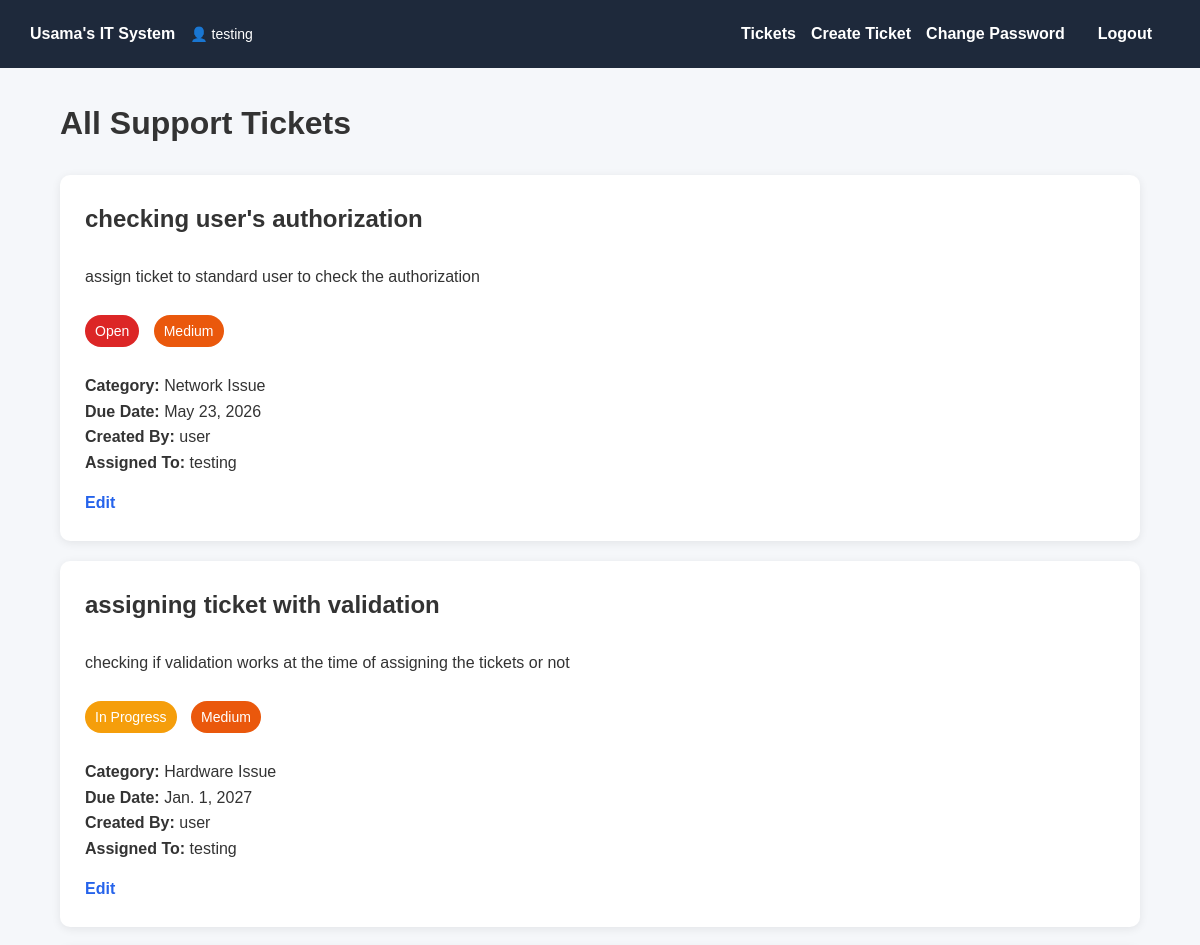
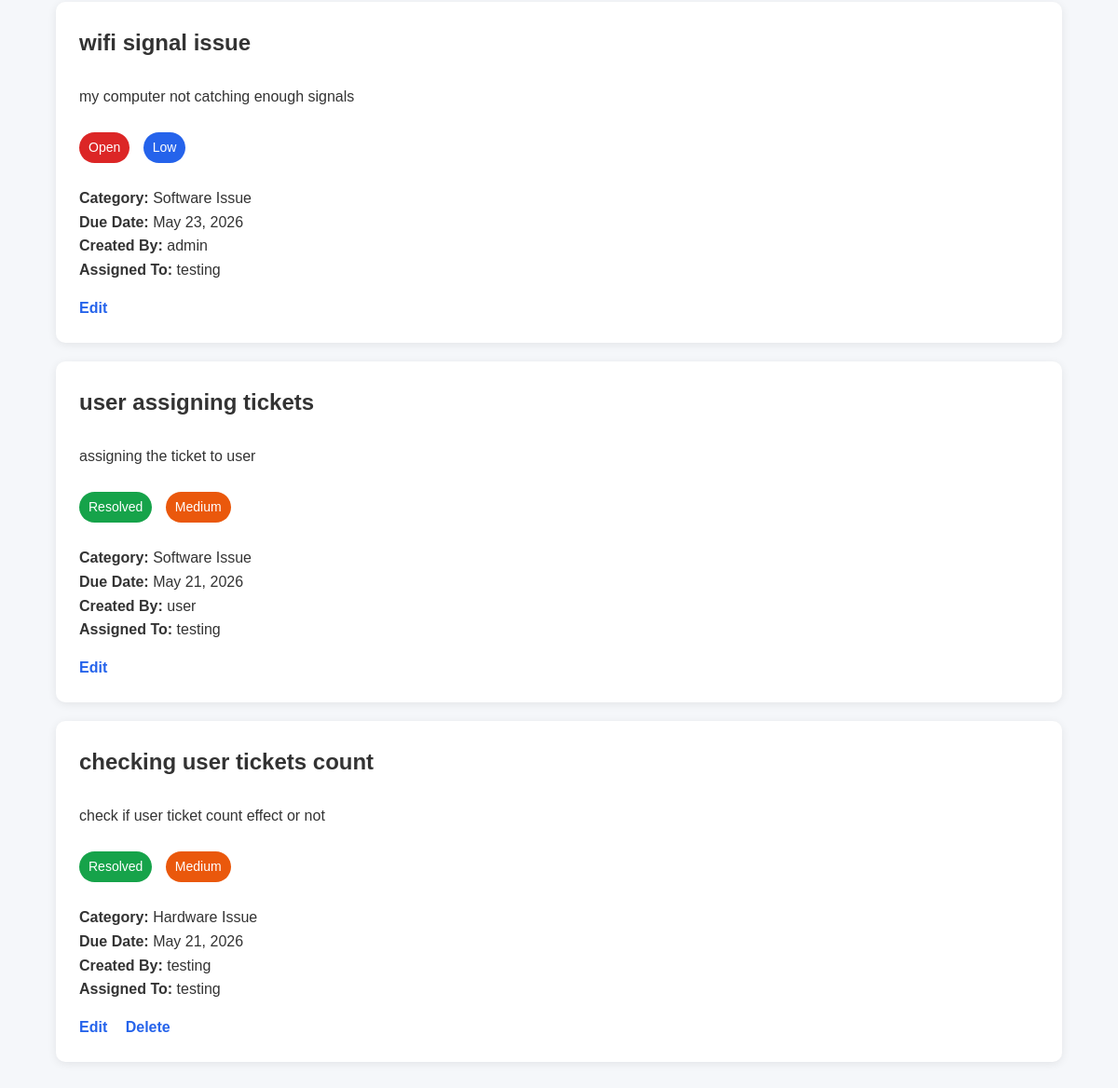
The page /tickets/ (signed in) on the database its author committed (2 pictures, top to bottom).
### ITSystem/models.py (models this page shows, shortened)
class Ticket(models.Model):
    PRIORITY_CHOICES = [
        ('Low', 'Low'),
        ('Medium', 'Medium'),
        ('High', 'High'),
    ]
    STATUS_CHOICES = [
        ('Open', 'Open'),
        ('In Progress', 'In Progress'),
        ('Resolved', 'Resolved'),
    ]
    title = models.CharField(max_length=200)
    description = models.TextField()
    due_date = models.DateField()
    priority = models.CharField(
        max_length=20,
        choices=PRIORITY_CHOICES
    )
    status = models.CharField(
        max_length=20,
        choices=STATUS_CHOICES
    )
    category = models.ForeignKey(
        Category,
        on_delete=models.CASCADE
    )
    created_by = models.ForeignKey(
        User,
        on_delete=models.CASCADE,
        related_name='created_tickets'
    )
    assigned_to = models.ForeignKey(
        User,
        on_delete=models.SET_NULL,
        null=True,
        blank=True,
        related_name='assigned_tickets'
    )
    created_at = models.DateTimeField(
        auto_now_add=True
    )

class Category(models.Model):
    name = models.CharField(max_length=100)
    def __str__(self):
        return self.name

### ITSystem/views.py (the view)
# urls.py: path('tickets/', views.ticket_list, name='ticket_list'),
@login_required
def ticket_list(request):
    if request.user.is_superuser:
        tickets = Ticket.objects.all()
    else:
        tickets = (
            Ticket.objects.filter(
                created_by=request.user
            )
            |
            Ticket.objects.filter(
                assigned_to=request.user
            )
        ).distinct()
    priority_order = {
        'High': 1,
        'Medium': 2,
        'Low': 3
    }
    tickets = sorted(
        tickets,
        key=lambda ticket: (
            ticket.status == 'Resolved',
            priority_order.get(ticket.priority, 99),
            ticket.status == 'In Progress',
            -ticket.id
        )
    )
    return render(
        request,
        'tasks/ticket_list.html',
        {
            'tickets': tickets
        }
    )

### ITSystem/templates/tasks/ticket_list.html (shortened to what this page needs)
{% extends 'base.html' %}
{% block content %}
<h1>All Support Tickets</h1>
<br>
{% if tickets %}
    {% for ticket in tickets %}
        <div class="card">
            <h2>{{ ticket.title }}</h2>
            <br>
            <p>{{ ticket.description }}</p>
            <br>
            <span class="badge
                {% if ticket.status == 'Open' %}
                    open
                {% elif ticket.status == 'In Progress' %}
                    progress
                {% else %}
                    resolved
                {% endif %}
            ">
                {{ ticket.status }}
            </span>
            <span class="badge
                {% if ticket.priority == 'Low' %}
                    low
                {% elif ticket.priority == 'Medium' %}
                    medium
                {% else %}
                    high
                {% endif %}
            ">
                {{ ticket.priority }}
            </span>
            <br><br>
            <p>
                <strong>Category:</strong>
                {{ ticket.category }}
            </p>
            <p>
                <strong>Due Date:</strong>
                {{ ticket.due_date }}
            </p>
            <p>
                <strong>Created By:</strong>
                {{ ticket.created_by }}
            </p>
            {% if ticket.assigned_to %}
                <p>
                    <strong>Assigned To:</strong>
                    {{ ticket.assigned_to }}
                </p>
            {% endif %}
            <div class="ticket-actions">
                {% if request.user.is_superuser or request.user == ticket.created_by or request.user == ticket.assigned_to %}
                    <a href="/tickets/update/{{ ticket.id }}/">
                        Edit
                    </a>
                {% endif %}
                {% if request.user.is_superuser or request.user == ticket.created_by %}
                    <a href="/tickets/delete/{{ ticket.id }}/">
                        Delete
                    </a>
                {% endif %}
            </div>
        </div>
    {% endfor %}
{% endif %}
{% endblock %}

### ITSystem/templates/base.html (shortened to what this page needs)
{% load static %}
<!DOCTYPE html>
<html lang="en">
<head>
    <link rel="stylesheet" href="{% static 'css/style.css' %}">
</head>
<body>
    <nav class="navbar">
        <div class="nav-left">
            <a href="/dashboard/">
                Usama's IT System
            </a>
            {% if user.is_authenticated %}
                <span class="user-display">
                    👤 {{ user.username }}
                </span>
            {% endif %}
        </div>
        <div class="nav-right">
            {% if user.is_authenticated %}
                <a href="/tickets/">
                    Tickets
                </a>
                <a href="/tickets/create/">
                    Create Ticket
                </a>
                <a href="/accounts/password_change/">
                    Change Password
                </a>
                <form action="/accounts/logout/" method="POST">
                    <button type="submit">
                        Logout
                    </button>
                </form>
            {% endif %}
        </div>
    </nav>
    <div class="container">
        {% block content %}
        {% endblock %}
    </div>
</body>
</html>

### ITSystem/static/css/style.css (style rules this page uses)
* { margin:0; padding:0; box-sizing:border-box; }
body { font-family:Arial, sans-serif; background:#f5f7fa; color:#333; line-height:1.6; }
.navbar { display: flex; justify-content: space-between; align-items: center; background-color: #1e293b; padding: 15px 30px; }
.nav-left { display: flex; align-items: center; gap: 15px; }
.nav-right { display: flex; align-items: center; gap: 15px; }
.navbar a { color: white; text-decoration: none; font-weight: bold; }
.user-display { color: white; font-size: 14px; }
.navbar form { margin: 0; }
.navbar button { background: none; border: none; color: white; cursor: pointer; font-weight: bold; font-size: 16px; }
.container { width:90%; max-width:1100px; margin:30px auto; }
.card { background:white; padding:25px; margin-bottom:20px; border-radius:10px; box-shadow:0 2px 10px rgba(0,0,0,0.08); transition:0.3s; }
button { background:#1e293b; color:white; border:none; padding:10px 18px; border-radius:5px; cursor:pointer; font-size:15px; }
.ticket-actions { margin-top:15px; }
.ticket-actions a { text-decoration:none; margin-right:15px; font-weight:bold; color:#2563eb; }
.badge { display:inline-block; padding:5px 10px; border-radius:20px; color:white; font-size:14px; margin-right:10px; }
.open { background:#dc2626; }
.progress { background:#f59e0b; }
.resolved { background:#16a34a; }
.low { background:#2563eb; }
.medium { background:#ea580c; }

### rows shown on the page
Ticket: title "checking user's authorization", description "assign ticket to standard user to check the authorization", status "Open", priority "Medium", category "Network Issue", due_date "May 23, 2026", created_by "user", assigned_to "testing"
Ticket: title "assigning ticket with validation", description "checking if validation works at the time of assigning the tickets or not", status "In Progress", priority "Medium", category "Hardware Issue", due_date "Jan. 1, 2027", created_by "user", assigned_to "testing"
Ticket: title "wifi signal issue", description "my computer not catching enough signals", status "Open", priority "Low", category "Software Issue", due_date "May 23, 2026", created_by "admin", assigned_to "testing"
Ticket: title "user assigning tickets", description "assigning the ticket to user", status "Resolved", priority "Medium", category "Software Issue", due_date "May 21, 2026", created_by "user", assigned_to "testing"
Ticket: title "checking user tickets count", description "check if user ticket count effect or not", status "Resolved", priority "Medium", category "Hardware Issue", due_date "May 21, 2026", created_by "testing", assigned_to "testing"

### other values the page prints
{{ user.username }} "testing"
